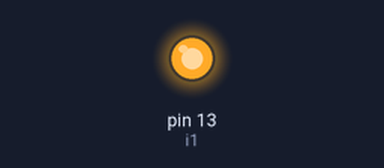
Simulated run of this sketch. Board: Arduino Uno, built with avr-gcc and run on an emulated ATmega328P. Parts: output pins drawn as LEDs (lit = HIGH).

Above: at 0.5 s.
At 25.5 s:
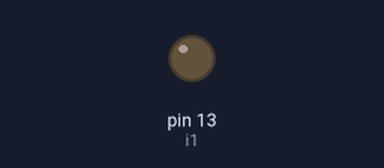
Timing chart, 0 to 28.6 s (numbered marks = the images above):
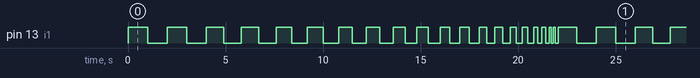

Measured:
- by itself, pin 13 (i1): moves between LOW and HIGH, repeating every 22.0 s
- by itself, everything shown: repeats every 22.0 s, in 40 steps

The sketch:

program_for_half_staircase.ino
```cpp
/*
 * PROGRAM  WITH HALF STAIRCASE.
 * DEVELOPER- AKASH
 * DATE -11/01/2020
 * COMPANY -ENVISION LAB
 * VERSION - 1.3
 */
 int i1=13;

void setup() {
  // initialize digital pin LED_BUILTIN as an output.
  pinMode(i1, OUTPUT);
}
void loop(){
  for(int i=1000;i>=0;i=i-100)

  {
   myblink(1,i);
}
}


// the loop function runs over and over again forever
void myblink(int n , int a)
{
  for(int i=0;i<=n;i++){
  digitalWrite(i1, HIGH);   // turn the LED on (HIGH is the voltage level)
  delay(a);                       // wait for a second
  digitalWrite(i1, LOW);    // turn the LED off by making the voltage LOW
  delay(a);                       // wait for a second
}
}
```
